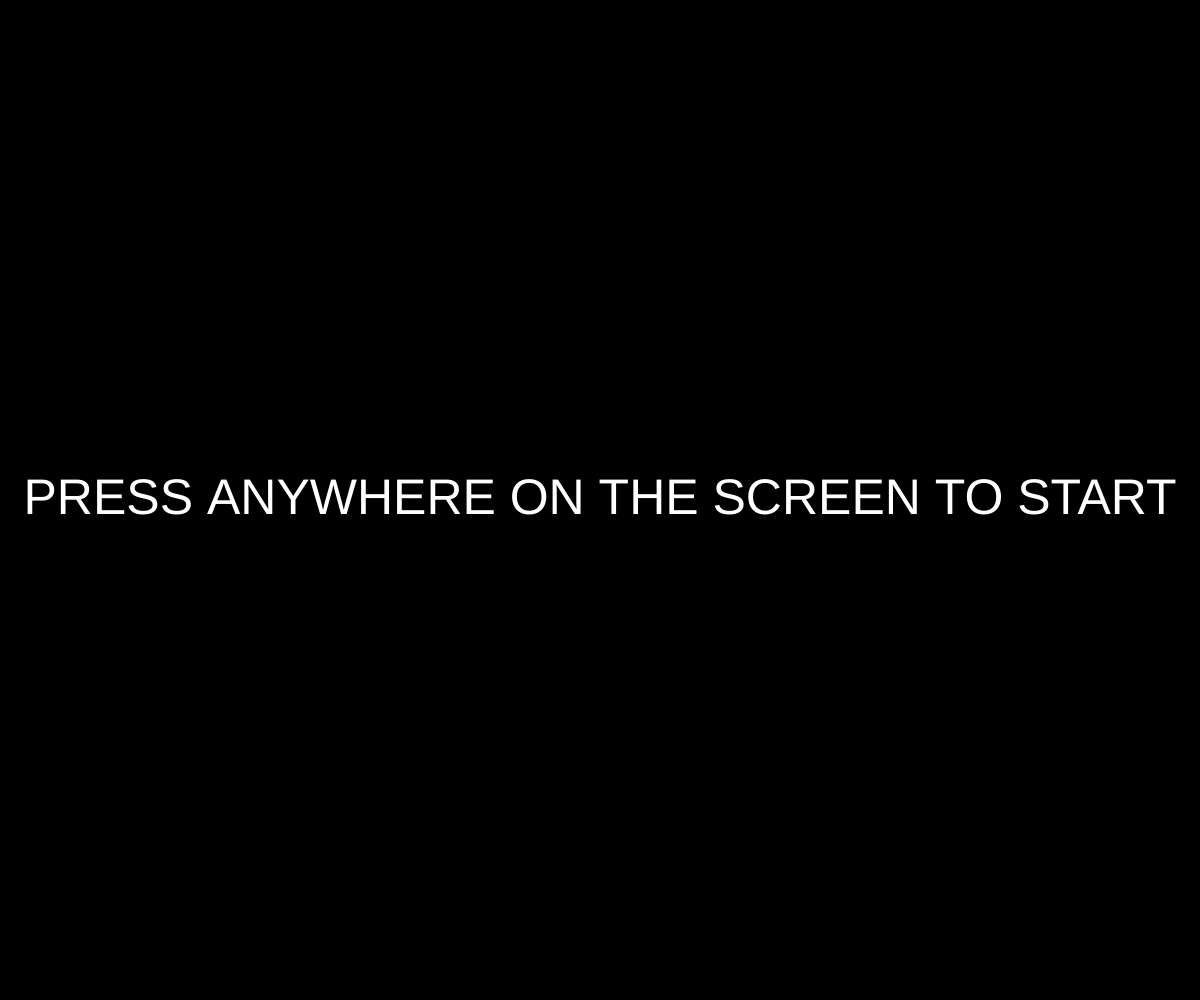
Frame 1 (no input)
Frame 60 (no input): identical to frame 1, image omitted
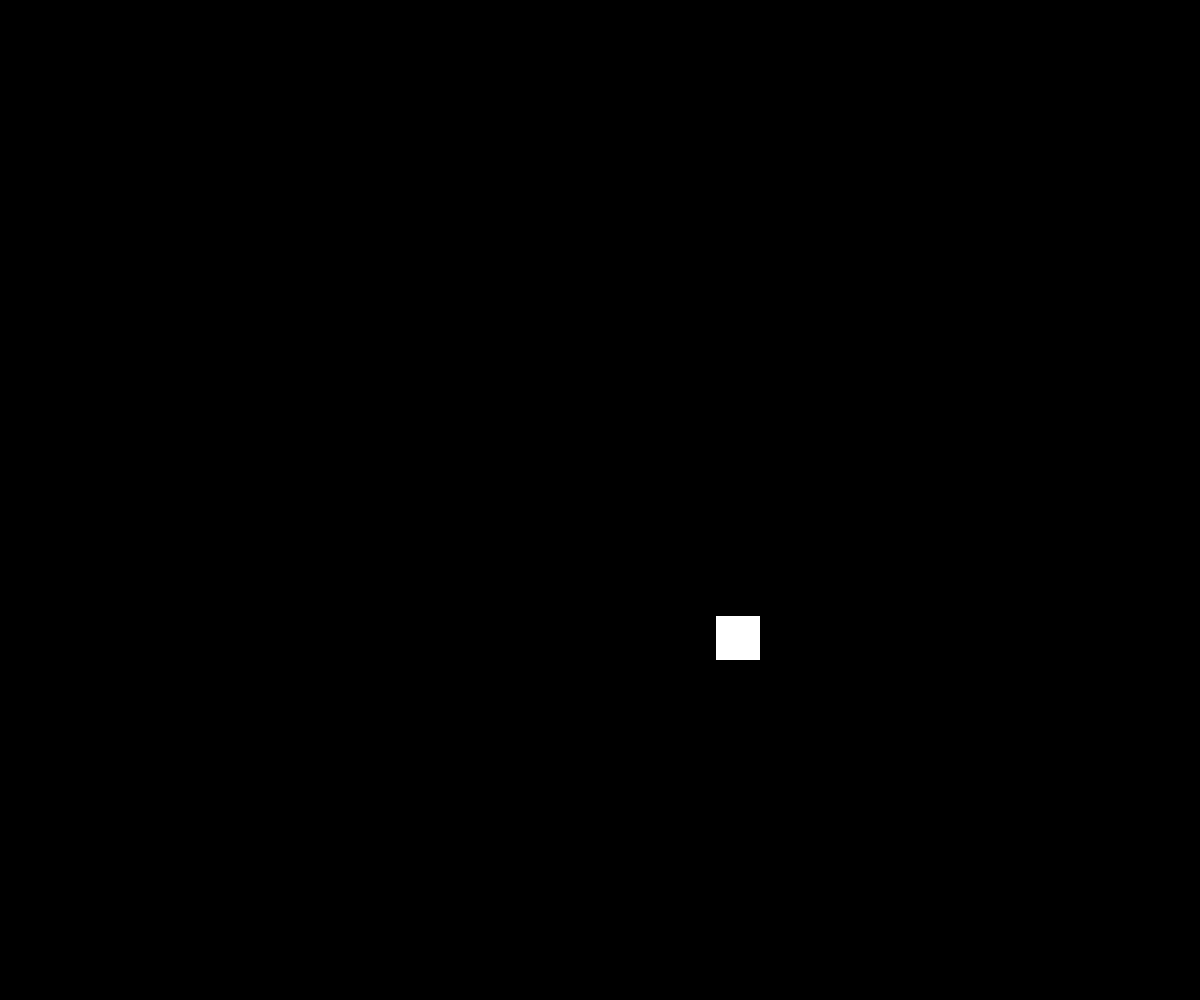
Frame 120 (the mouse pressed at the canvas centre since frame 60)

The p5.js sketch that drew these frames (run headless with seeded random() and noise() and a simulated clock; from frame 60 on, the mouse is pressed at the canvas centre):

// p5.js sketch
// ── sketch.js
let x, y;
let speedx = 2, speedy = 2;
let startMoving = false; // Flag to start the square movement

function setup() {
  createCanvas(windowWidth, windowHeight);
  background(0);
  fill(255);
  textSize(50);
  textAlign(CENTER, CENTER);
  text('PRESS ANYWHERE ON THE SCREEN TO START', width / 2, height / 2);
}

function draw() {
  background(0);

  // If the user hasn't started the square movement, show the message
  if (!startMoving) {
    fill(255);
    textSize(50);
    textAlign(CENTER, CENTER);
    text('PRESS ANYWHERE ON THE SCREEN TO START', width / 2, height / 2);
  } else {
    // Move and draw the square after mousePressed
    stroke(255);
    strokeWeight(4);
    fill(255);
    square(x, y, 40);
    x += speedx;
    y += speedy;

    // Check if the square hits the boundary and reverse direction
    if (x + 40 > width || x <= 0) {
      speedx *= -1;
    }
    if (y + 40 > height || y <= 0) {
      speedy *= -1;
    }
  }
}

function mousePressed() {
  x = mouseX;
  y = mouseY;
  startMoving = true; // Start the movement after the mouse is pressed
}

function keyPressed() {
  startMoving = false; // Stop the movement and show the message again when any key is pressed
  background(0);
  fill(255);
  textSize(50);
  textAlign(CENTER, CENTER);
  text('PRESS ANYWHERE ON THE SCREEN TO START', width / 2, height / 2);
}
